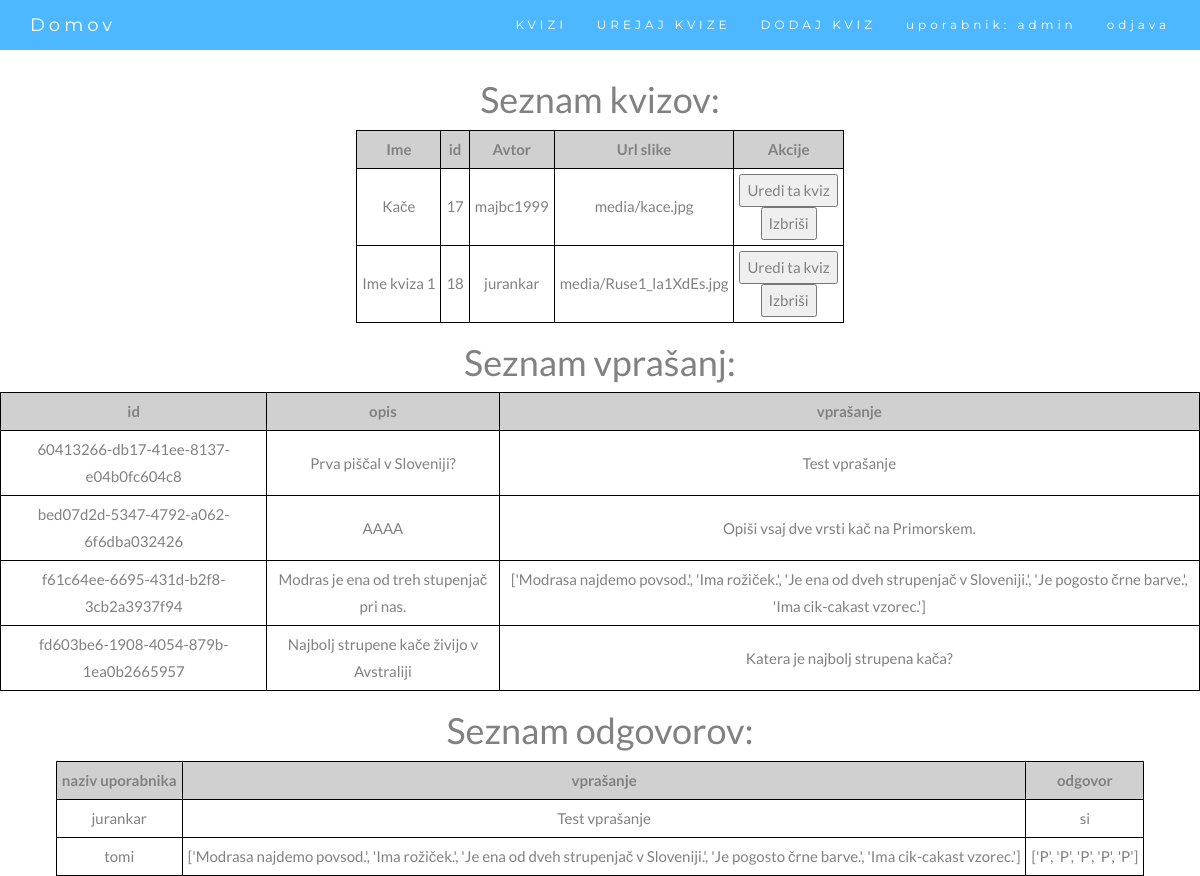
Before: /quiz_manager (signed in) with the older database file.
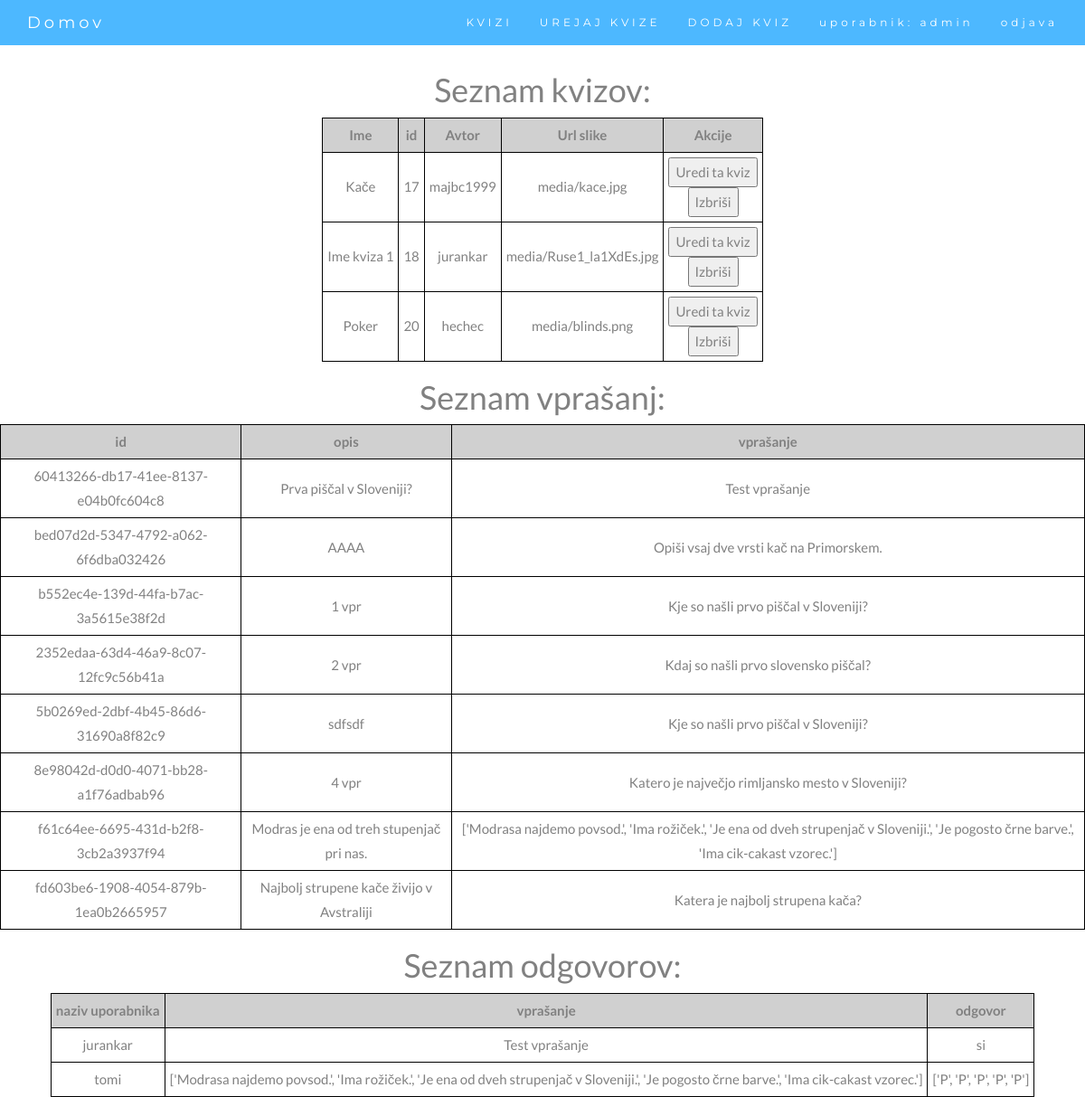
After: the same page with the newer database file.
### webapp/models.py (models this page shows)
class dbQuiz(models.Model):
    id = models.BigAutoField(primary_key=True)
    name = models.CharField(max_length=200, default="Kviz 1")
    author = models.CharField(max_length=200)
    password = models.CharField(max_length=200, default="hec") # geslo za kviz (da ni vsak kviz dostopen vsakomur)   --> Can we remove this?
    datoteka = models.FileField(upload_to='media/')
    created_at = models.DateTimeField(auto_now_add=True)
    updated_at = models.DateTimeField(auto_now=True)

class OpisnoModel(models.Model):
    id = models.UUIDField(primary_key=True, default=uuid.uuid4, editable=False)
    leto = models.IntegerField(default=0)
    kviz = models.ForeignKey(dbQuiz, on_delete=CASCADE, null=True)
    opis = models.CharField(max_length=1000)
    longitude = models.FloatField(default=14.50857) # koordinate za leaflet (bomo spremenili na koncu)
    latitude = models.FloatField(default=46.04906)
    vprasanje = models.CharField(max_length=1000) # seznam vprašanj, odvisno od tipa
    pozicijaOznake = models.CharField(max_length=1000, default="err")

class PravilnoNepravilnoModel(models.Model):
    id = models.UUIDField(primary_key=True, default=uuid.uuid4, editable=False)
    leto = models.IntegerField(default=0)
    kviz = models.ForeignKey(dbQuiz, on_delete=CASCADE, null=True)
    opis = models.CharField(max_length=1000)
    longitude = models.FloatField(default=14.50857) # koordinate za leaflet (bomo spremenili na koncu)
    latitude = models.FloatField(default=46.04906)
    vprasanje = models.CharField(max_length=1000, default="nan") # seznam vprašanj
    pravilni_odgovor = models.CharField(max_length=1000, default="nan") # seznam pravilnih odgovorov
    pozicijaOznake = models.CharField(max_length=1000, default="err")

class IzberiOdgovorModel(models.Model):
    id = models.UUIDField(primary_key=True, default=uuid.uuid4, editable=False)
    leto = models.IntegerField(default=0)
    kviz = models.ForeignKey(dbQuiz, on_delete=CASCADE, null=True)
    opis = models.CharField(max_length=1000)
    longitude = models.FloatField(default=14.50857) # koordinate za leaflet (bomo spremenili na koncu)
    latitude = models.FloatField(default=46.04906)
    vprasanje = models.CharField(max_length=100)
    odgovor1 = models.CharField(max_length=100, default="nan")
    odgovor2 = models.CharField(max_length=100, default="nan")
    odgovor3 = models.CharField(max_length=100, default="nan")
    odgovor4 = models.CharField(max_length=100, default="nan")
    odgovor5 = models.CharField(max_length=100, default="nan")
    pravilni_odgovor = models.IntegerField() # številka pravilnega odgovora
    pozicijaOznake = models.CharField(max_length=1000, default="err")

class OdgovorOpisnoModel(models.Model):
    id = models.UUIDField(primary_key=True, default=uuid.uuid4, editable=False)
    user = models.CharField(max_length=30)
    vprasanje = models.ForeignKey(OpisnoModel, on_delete=CASCADE)
    odgovori = models.CharField(max_length=1000)

class OdgovorPravilnoNepravilnoModel(models.Model):
    id = models.UUIDField(primary_key=True, default=uuid.uuid4, editable=False)
    user = models.CharField(max_length=30)
    vprasanje = models.ForeignKey(PravilnoNepravilnoModel, on_delete=CASCADE)
    odgovori = models.CharField(max_length=1000)

### webapp/views.py (the view)
# urls.py: path('quiz_manager', views.quiz_manager, name='question_manager'),
@login_required
def quiz_manager(request,kviz=None):
    try:
        kvizi = dbQuiz.objects.all()
    except:
        kvizi = []
    vprasanja = []
    vprasanja += OpisnoModel.objects.all()
    vprasanja += PravilnoNepravilnoModel.objects.all()
    vprasanja += IzberiOdgovorModel.objects.all()
    odgovori = []
    odgovori += OdgovorOpisnoModel.objects.all()
    odgovori += OdgovorPravilnoNepravilnoModel.objects.all()
    odgovori += OdgovorIzberiOdgovorModel.objects.all()
    return render(request, "quiz_manager.html", {'kvizi': kvizi, 'vprasanja': vprasanja, 'odgovori': odgovori})

### templates/quiz_manager.html (shortened to what this page needs)
{% extends "skeleton.html" %}
{% block content %}
    <h1>Seznam kvizov:</h1>
    <table style="border: 1px solid black;">
        <tr>
            <th>Ime</th>
            <th>id</th>
            <th>Avtor</th>
            <th>Url slike</th>
            <th>Akcije</th>
        </tr>
        {% for i in kvizi %}
            <tr>
                <td>{{i.name}}</td>
                <td>{{i.id}}</td>
                <td>{{i.author}}</td>
                <td>{{i.datoteka}}</td>
                <td>
                    <form action="/quiz_manager/{{i.id}}/" method="get">
                        <input type="submit" value="Uredi ta kviz">
                    </form>
                    <form action="/delete_quiz/{{i.id}}/" method="post">
                        <input type="submit" value="Izbriši">
                    </form>
                </td>
            </tr>
        {%endfor%}
    </table>
    <table>
        <h1>Seznam vprašanj:</h1>
        <tr>
            <th>id</th>
            <th>opis</th>
            <th>vprašanje</th>
        </tr>
            {% for j in vprasanja %}
            <tr>
                <td>{{j.id}}</td>
                <td>{{j.opis}}</td>
                <td>{{j.vprasanje}}</td>
            </tr>
        {%endfor%}
    </table>
    <table>
        <h1>Seznam odgovorov:</h1>
        <tr>
            <th>naziv uporabnika</th>
            <th>vprašanje</th>
            <th>odgovor</th>
        </tr>
            {% for j in odgovori %}
            <tr>
                <td>{{j.user}}</td>
                <td>{{j.vprasanje.vprasanje}}</td>
                <td>{{j.odgovori}}</td>
            </tr>
            {%endfor%}
    </table>
{% endblock content %}

### templates/skeleton.html (shortened to what this page needs)
{% load static %}
<!DOCTYPE html>
<html lang="en">
    <head>
      <link rel="stylesheet" href="https://maxcdn.bootstrapcdn.com/bootstrap/3.4.1/css/bootstrap.min.css">
      <link rel="stylesheet" href="http://cdn.leafletjs.com/leaflet-0.7/leaflet.css" />
      <link rel="stylesheet" href="{% static 'webapp/style.css' %}">
    </head>
    <body id="myPage" data-spy="scroll" data-target=".navbar" data-offset="60">
        <div style="text-align:center">
              <nav class="navbar navbar-default navbar-fixed-top">
                <div class="container">
                  <div class="navbar-header">
                    <a class="navbar-brand" href="/homePage">Domov</a>
                  </div>
                  <div class="collapse navbar-collapse" id="myNavbar">
                    <ul class="nav navbar-nav navbar-right">
                      <li><a href="/homePage#kvizi">KVIZI</a></li>
                      {% if not request.user.is_anonymous %}
                          <li><a href="/homePage#uredi">UREJAJ KVIZE</a></li>
                          <li><a href="/homePage#dodaj">DODAJ KVIZ</a></li>
                      {% endif %}
                      {% if not request.user.is_anonymous %}
                          <li><a>uporabnik: {{request.user}}</a></li>
                          <li><a href="/logout/">odjava</a></li>
                      {% else %}
                          <li><a href="/login/">prijava</a></li>
                      {% endif %}
                    </ul>
                  </div>
                </div>
              </nav>
            <div style="margin-top:80px">
                {% block content %} {% endblock content %}
            </div>
        </div>
    </body>
</html>

### webapp/static/webapp/style.css (style rules this page uses)
body { font: 400 15px Lato, sans-serif; line-height: 1.8; color: #818181; }
.navbar { margin-bottom: 0; background-color: #4db8ff; z-index: 9999; border: 0; font-size: 12px !important; line-height: 1.42857143 !important; letter-spacing: 4px; border-radius: 0; font-family: Montserrat, sans-serif; }
.navbar li a, .navbar .navbar-brand { color: #fff !important; }
table { margin-left: auto; margin-right: auto; }

### templates/quiz_manager.html (style rules this page uses)
table, th, td, tr { border: 1px solid black; }
td, th { text-align: center; padding: 5px; }
th { background-color: rgb(208, 208, 208); }

Changed rows visible on the page:
added dbQuiz: name "Poker", id "20", author "hechec", datoteka "media/blinds.png"
added OpisnoModel: id "b552ec4e-139d-44fa-b7ac-3a5615e38f2d", opis "1 vpr", vprasanje "Kje so našli prvo piščal v Sloveniji?"
added OpisnoModel: id "2352edaa-63d4-46a9-8c07-12fc9c56b41a", opis "2 vpr", vprasanje "Kdaj so našli prvo slovensko piščal?"
added OpisnoModel: id "5b0269ed-2dbf-4b45-86d6-31690a8f82c9", opis "sdfsdf", vprasanje "Kje so našli prvo piščal v Sloveniji?"
added OpisnoModel: id "8e98042d-d0d0-4071-bb28-a1f76adbab96", opis "4 vpr", vprasanje "Katero je največjo rimljansko mesto v Sloveniji?"
